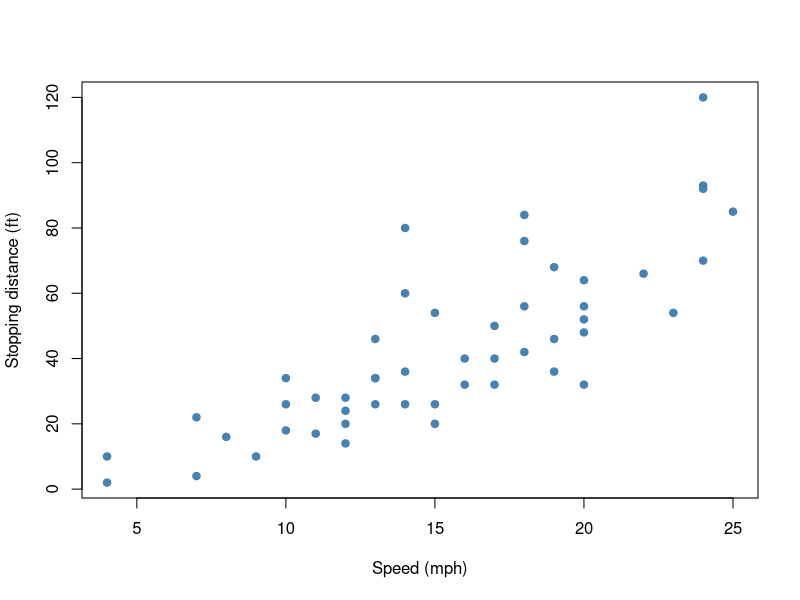

R code for this plot:
## ---- chunk 1
#| label: tbl-observations
#| tbl-cap: "The first six observations in cars."
knitr::kable(head(cars), col.names = c("Speed (mph)", "Stopping distance (ft)"))
## ---- chunk 2
#| label: fig-stopping
#| fig-cap: "Stopping distance and speed in the cars dataset."
#| fig-alt: "A scatter plot showing stopping distances generally increasing with speed."
plot(cars$speed, cars$dist,
     xlab = "Speed (mph)", ylab = "Stopping distance (ft)",
     pch = 19, col = "steelblue")
